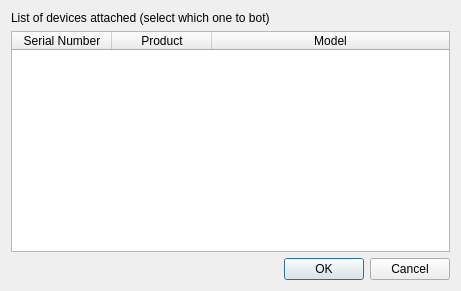
<?xml version="1.0" encoding="UTF-8"?>
<ui version="4.0">
 <class>AndroidDialog</class>
 <widget class="QDialog" name="AndroidDialog">
  <property name="geometry">
   <rect>
    <x>0</x>
    <y>0</y>
    <width>461</width>
    <height>291</height>
   </rect>
  </property>
  <property name="windowTitle">
   <string>Android Devices</string>
  </property>
  <property name="windowIcon">
   <iconset resource="../res/gui.qrc">
    <normaloff>:/gui/black_on_trans.png</normaloff>:/gui/black_on_trans.png</iconset>
  </property>
  <layout class="QVBoxLayout" name="verticalLayout">
   <item>
    <widget class="QLabel" name="label">
     <property name="text">
      <string>List of devices attached (select which one to bot)</string>
     </property>
    </widget>
   </item>
   <item>
    <widget class="QTableWidget" name="attached_devices">
     <property name="editTriggers">
      <set>QAbstractItemView::NoEditTriggers</set>
     </property>
     <property name="alternatingRowColors">
      <bool>false</bool>
     </property>
     <property name="selectionMode">
      <enum>QAbstractItemView::SingleSelection</enum>
     </property>
     <property name="selectionBehavior">
      <enum>QAbstractItemView::SelectRows</enum>
     </property>
     <property name="columnCount">
      <number>3</number>
     </property>
     <attribute name="horizontalHeaderCascadingSectionResizes">
      <bool>false</bool>
     </attribute>
     <attribute name="horizontalHeaderHighlightSections">
      <bool>false</bool>
     </attribute>
     <attribute name="horizontalHeaderShowSortIndicator" stdset="0">
      <bool>false</bool>
     </attribute>
     <attribute name="horizontalHeaderStretchLastSection">
      <bool>true</bool>
     </attribute>
     <attribute name="verticalHeaderVisible">
      <bool>false</bool>
     </attribute>
     <attribute name="verticalHeaderStretchLastSection">
      <bool>false</bool>
     </attribute>
     <column>
      <property name="text">
       <string>Serial Number</string>
      </property>
     </column>
     <column>
      <property name="text">
       <string>Product</string>
      </property>
     </column>
     <column>
      <property name="text">
       <string>Model</string>
      </property>
     </column>
    </widget>
   </item>
   <item>
    <widget class="QDialogButtonBox" name="button_box">
     <property name="standardButtons">
      <set>QDialogButtonBox::Cancel|QDialogButtonBox::Ok</set>
     </property>
    </widget>
   </item>
  </layout>
 </widget>
 <resources>
  <include location="../res/gui.qrc"/>
 </resources>
 <connections/>
</ui>
